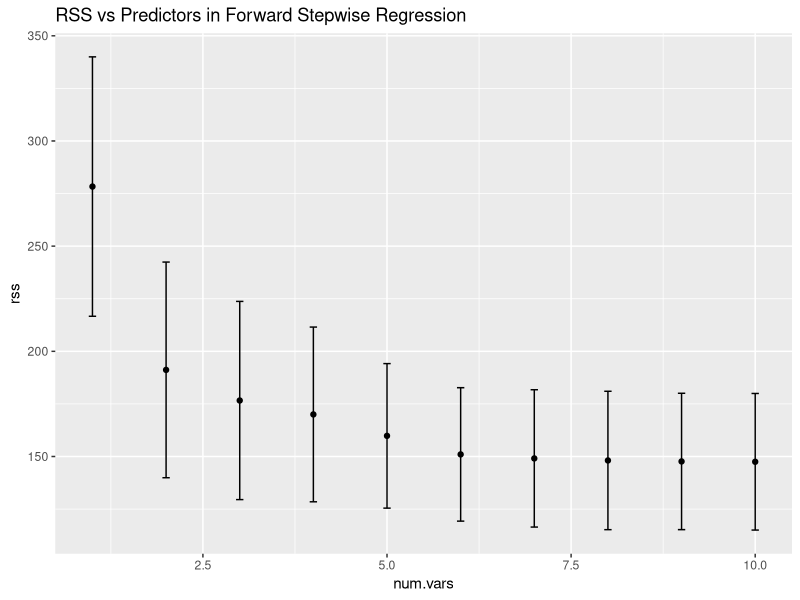
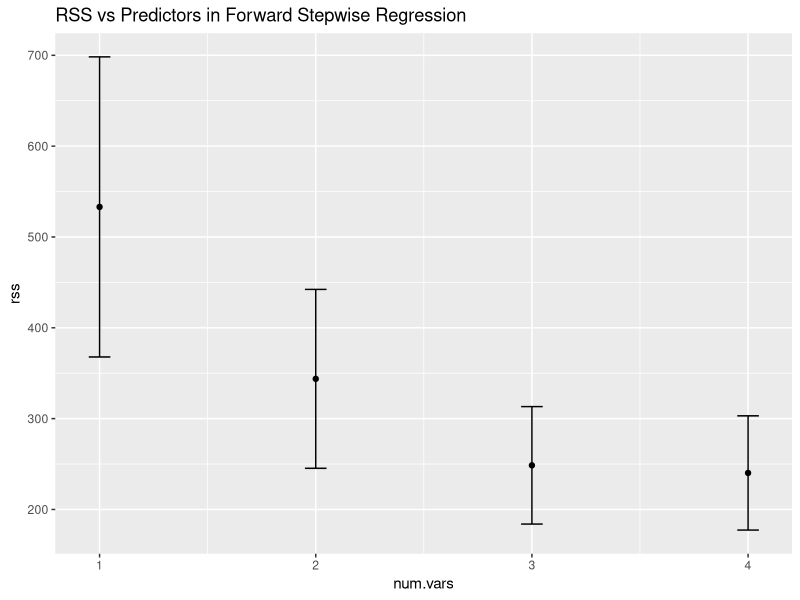

R code for these plots, in order:
#1. Write R code implementing the forward variable selection
# procedure in that paper, Section 5.1 "Forward Variable Selection"
# page 132.
#Test your code and explain why you think your code is correct.

### TO DO, FORWARD
# -diff measures besides RSS
# -standard error measurement
# -column index instead of string iv
# -cv / test set
# -full verbosity

# Although you can change this to something besides RSS, if you change it to something like
# R^2, you will need to make changes elsewhere (ie (if < ...) ---> (if > ...) )
lm.performance<-function(mod){
  return(sum(resid(mod)^2))
}

# transforms variables into lm string, ie "w~x+y+..."
my.paste<-function(iv,already.included,new.can){
  str.one<-paste0(iv,"~",new.can)
  if (!is.null(already.included)) {
    for (i in 1:length(already.included)){
      str.one<-paste0(str.one,"+",already.included[i])
    }
  }
  return(str.one)
}

# recreates x~y var list to re-call model on new data
my.paste.two<-function(mod,iv){
  vars<-setdiff(names(mod$model),iv)
  #print(vars)
  #print(length(vars))
  str.one<-paste0(iv,"~",vars[1])
  #print(str.one)
  if (length(vars)>1){
    for (i in 2:length(vars)){
      str.one<-paste0(str.one,"+",vars[i])
    }
  }
  return(str.one)
}

# Workhorse- adds the next best variable
get.best<-function(data,candidates,iv,already.included){
  init.mod<-do.call("lm",list(my.paste(iv,already.included,candidates[1]),data))
  min.rss<-lm.performance(init.mod)
  best.mod<-init.mod
  addl.var<-candidates[1]
  for (i in 2:length(candidates)){
    lin.mod<-do.call("lm",list(my.paste(iv,already.included,candidates[i]),data))
    resids<-lm.performance(lin.mod)
    if (resids<min.rss) {
      min.rss<-resids
      best.mod<-lin.mod
      addl.var<-candidates[i]
    }
  }
  return(best.mod)
}

print_output_old<-function(performance,vars,std.err){
  #print(errors)
  print(performance)
  print(vars)
  print(std.err)
}

print_output<-function(performance,vars,std.err,min,minse){
  if (length(performance)!=length(vars) || 
      length(vars)!=length(std.err)){
    print("OH FU-")
    # raise error here
  }
  for (i in 1:length(performance)){
    if (i==1){
      print("1 VAR")
    }else{
      print(paste(i,"VARS"))
    }
    print(performance[i])
    print(vars[[i]])
    if (performance[i]==min){
      print("This model has the lowest RSS")
    }
    if (performance[i]==minse){
      print("This model is the simplest within 1 SE of the minimum")
    }
    if (i != length(performance)){
      print("----------")
    }
  }
}

# estimates standard error of RSS
boot.est<-function(data,lin.mod,iv){
  b<-500
  error.vec<-rep(NA,b)
  for (i in 1:b){
    boot.inds<-sample(1:nrow(data),nrow(data),replace=TRUE)
    boot.real<-data[boot.inds,]
    new.mod<-do.call("lm",list(my.paste.two(lin.mod,iv),boot.real))
    error.vec[i]<-lm.performance(new.mod)
  }
  return(sd(error.vec))
}

find.minse<-function(rss,lb,ub,min){
  min.ind<-get.index(rss,min)
  for (i in 1:length(rss)){
    if (rss[i] < ub[min.ind] && 
        rss[i] > lb[min.ind]){
      return(rss[i])
    }
  }
}

get.index<-function(arr,val){
  for (i in 1:length(arr)){
    if (arr[i]==val){
      return(i)
    }
  }
  # raise error here
  print("OH SHI-")
  return(NA)
}

# greedy search through possible linear models
# does not consider variable transformations or interactions
# user passes a string denoting which variable is the one to be predicted
# a more robust implementation would allow a column index as well

# Doesn't do CV/test set automatically. so call it on both your training and validation sets.
lm.forward<-function(data,iv,plotting,verbose){
  init.poss<-setdiff(names(data),iv)
  rss<-rep(NA,length(init.poss))
  se<-rep(NA,length(init.poss))
  list.vars<-list()
  lm.best<-get.best(data,init.poss,iv,NULL)
  rss[1]<-lm.performance(lm.best)
  se[1]<-boot.est(data,lm.best,iv)
  best.measure<-rss[1]
  used<-setdiff(names(lm.best$model),iv)
  #list.vars[1]<-names(lm.best$model)
  list1<-list(used)
  list.vars[1]<-list1
  poss<-setdiff(init.poss,used)
  for (i in 2:length(poss)){
    lm.next<-get.best(data,poss,iv,used)
    rss[i]<-lm.performance(lm.next)
    se[i]<-boot.est(data,lm.next,iv)
    if (rss[i]<best.measure){
      best.measure<-rss[i]
      lm.best<-lm.next
    }
    used<-setdiff(names(lm.next$model),iv)
    list1<-list(used)
    list.vars[i]<-list1
    poss<-setdiff(init.poss,used)
  }
  # get.best can't get the final ~. model, so I have to do it outside the loop
  full.mod<-do.call("lm",list(my.paste(iv,init.poss[-1],init.poss[1]),data))
  rss[length(init.poss)]<-lm.performance(full.mod)
  se[length(init.poss)]<-boot.est(data,full.mod,iv)
  list1<-list(setdiff(names(full.mod$model),iv))
  list.vars[length(init.poss)]<-list1
  if (rss[length(init.poss)]<best.measure){
    best.measure<-rss[length(init.poss)]
    lm.best<-full.mod
  }
  lb<-rep(NA,length(se))
  ub<-rep(NA,length(se))
  for (i in 1:length(lb)){
    lb[i]<-rss[i]-se[i]
    ub[i]<-rss[i]+se[i]
  }
  minimum<-min(rss)
  minse<-find.minse(rss,lb,ub,minimum)
  #print(names(fin.mod$model))
  if (verbose){
    print(minimum)
    #print(get.index(rss,minimum))
    print(paste(paste("Min RSS=",round(minimum,3),sep=""),paste("by ",get.index(rss,minimum),"-var model",sep="")))
    print(paste(paste("Simplest 1-SE RSS=",round(minse,3),sep=""),paste("by ",get.index(rss,minse),"-var model",sep="")))
    print("----------")
    print_output(rss,list.vars,se,minimum,minse)
  }
  if (plotting){
    require(ggplot2)
    num.vars<-seq(1,length(names(data))-1)
    x3<-as.data.frame(cbind(num.vars,rss))
    g<-ggplot(x3,aes(num.vars,rss))+
      geom_point()+ggtitle("RSS vs Predictors in Forward Stepwise Regression")+
      geom_errorbar(aes(ymin=rss-se, ymax=rss+se), width=.1)
    print(g)
  }
  return(lm.best)
}

x<-lm.forward(mtcars,"mpg",TRUE,TRUE)
x<-lm.forward(npk,"yield",TRUE,TRUE)
